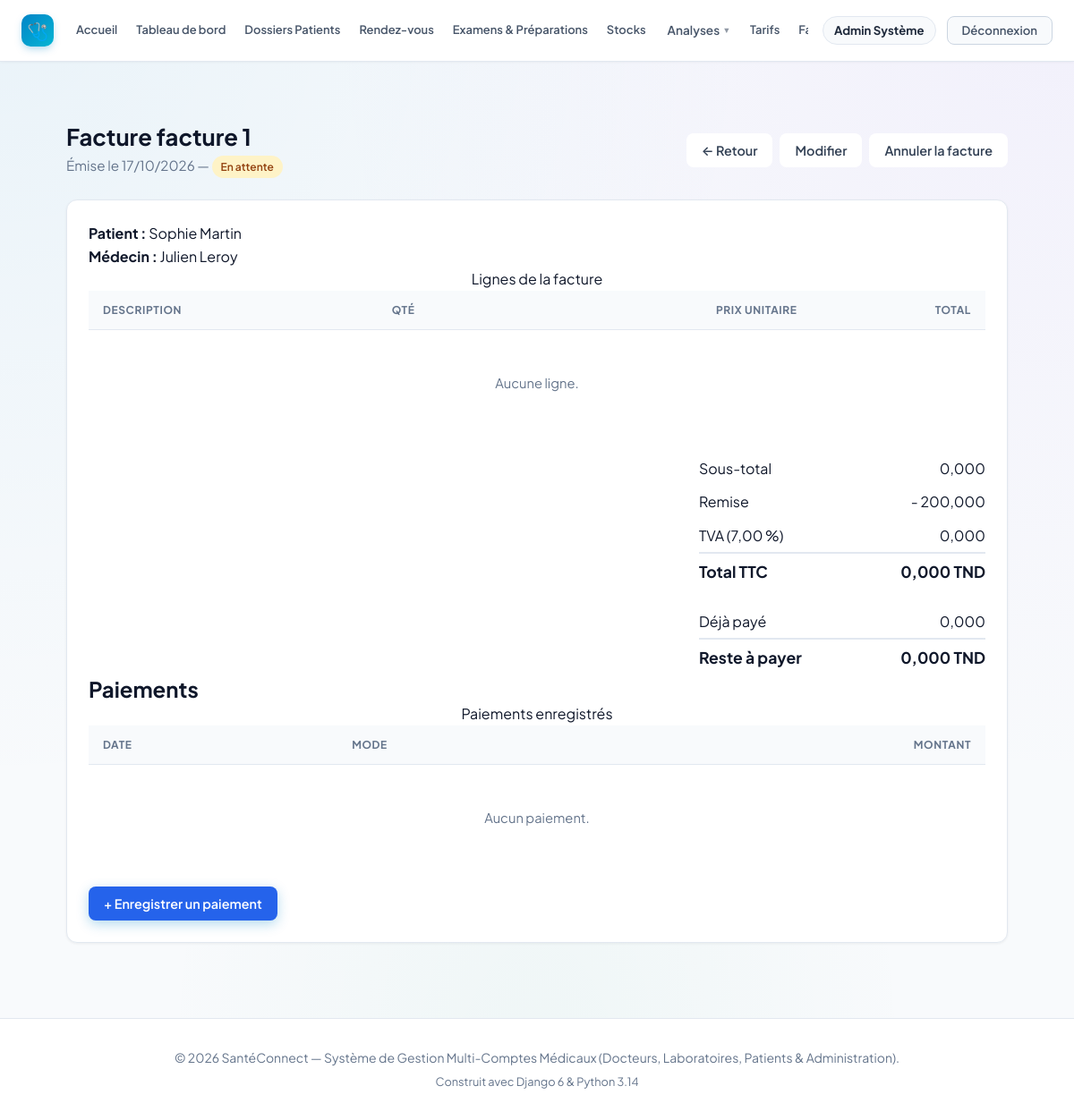
/billing/factures/1/ (signed in), run on an earlier commit of the app's database.
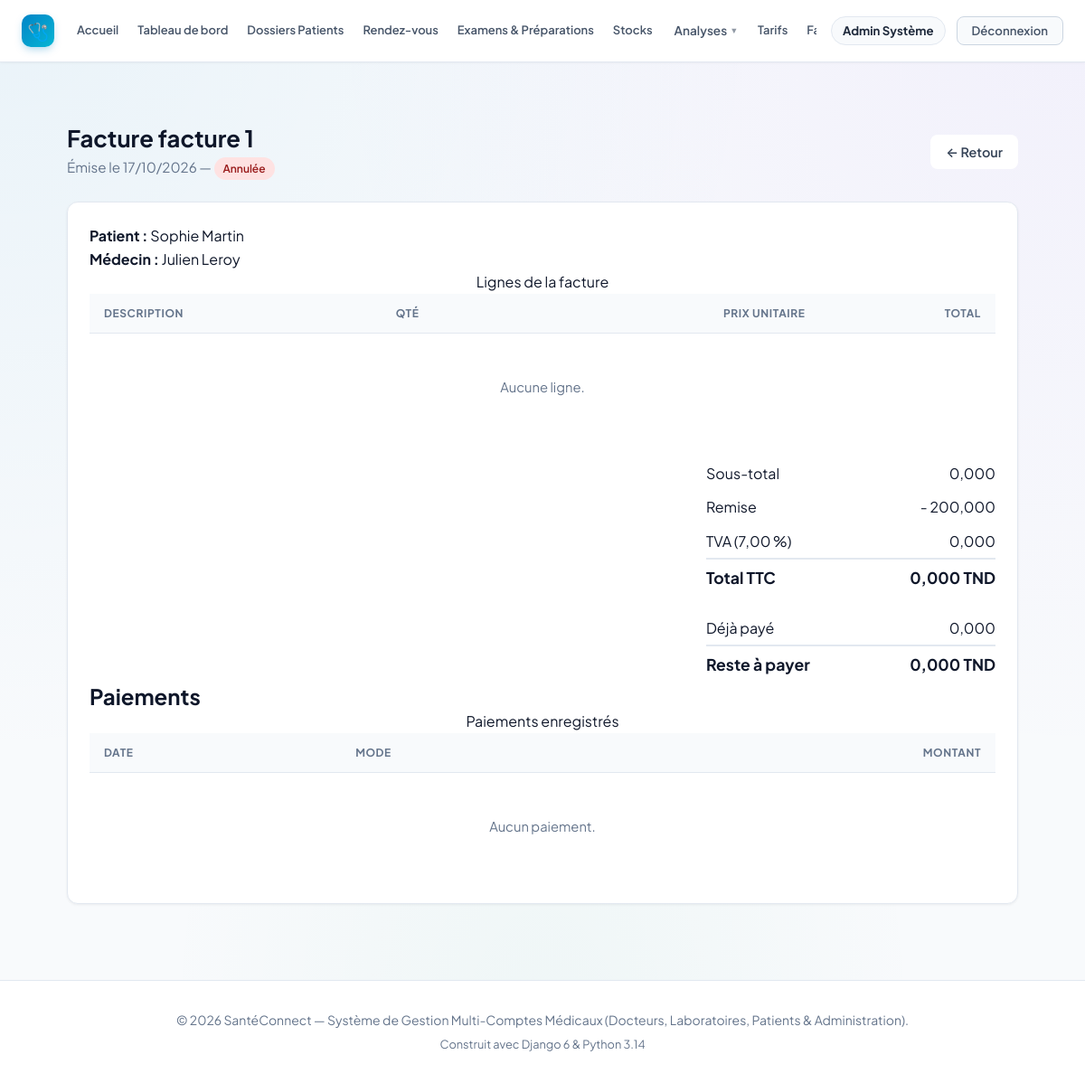
And on a later commit of the database.
### billing/models.py (models this page shows, shortened)
class Facture(models.Model):
    class Statut(models.TextChoices):
        EN_ATTENTE = 'EN_ATTENTE', 'En attente'
        PARTIELLE = 'PARTIELLE', 'Partiellement payée'
        PAYEE = 'PAYEE', 'Payée'
        ANNULEE = 'ANNULEE', 'Annulée'
    numero = models.CharField("Numéro", max_length=20, unique=True, blank=True)
    patient = models.ForeignKey(settings.AUTH_USER_MODEL, on_delete=models.PROTECT,
                                related_name='factures_patient',
                                limit_choices_to={'role': 'PATIENT'})
    medecin = models.ForeignKey(settings.AUTH_USER_MODEL, on_delete=models.PROTECT,
                                related_name='factures_medecin', null=True, blank=True,
                                limit_choices_to={'role': 'DOCTEUR'})
    date_emission = models.DateField("Date d'émission", auto_now_add=True)
    statut = models.CharField("Statut", max_length=20,
                              choices=Statut.choices, default=Statut.EN_ATTENTE)
    remise = models.DecimalField("Remise", max_digits=12, decimal_places=3, default=0)
    tva = models.DecimalField("TVA (%)", max_digits=5, decimal_places=2, default=0)
    class Meta:
        ordering = ['-date_emission', '-id']
    @property
    def sous_total(self):
        return sum((l.total for l in self.lignes.all()), Decimal('0'))
    @property
    def total_ht(self):
        return max(self.sous_total - self.remise, Decimal('0'))
    @property
    def montant_tva(self):
        return (self.total_ht * self.tva / Decimal('100')).quantize(Decimal('0.001'))
    @property
    def total_ttc(self):
        return self.total_ht + self.montant_tva
    def total_paye(self):
        return sum((p.montant for p in self.paiements.all()), Decimal('0'))
    def reste_a_payer(self):
        return self.total_ttc - self.total_paye()

### accounts/models.py (models this page shows, shortened)
class User(AbstractUser):
    class Role(models.TextChoices):
        ADMIN = 'ADMIN', 'Administrateur'
        DOCTEUR = 'DOCTEUR', 'Médecin'
        LABORATOIRE = 'LABORATOIRE', 'Laborantin'
        PATIENT = 'PATIENT', 'Patient'
    role = models.CharField(
        max_length=20,
        choices=Role.choices,
        default=Role.PATIENT,
        verbose_name="Rôle utilisateur"
    )
    phone = models.CharField(max_length=25, blank=True, null=True, verbose_name="Téléphone")
    address = models.CharField(max_length=255, blank=True, null=True, verbose_name="Adresse")
    city = models.CharField(max_length=100, blank=True, null=True, verbose_name="Ville")
    is_verified = models.BooleanField(
        default=False,
        verbose_name="Compte certifié / validé",
        help_text="Coché par l'administrateur pour valider l'activité d'un docteur ou laboratoire."
    )
    objects = CustomUserManager()
    class Meta:
        verbose_name = "Utilisateur"
        verbose_name_plural = "Tous les Utilisateurs"
    @property
    def is_laboratory(self):
        return self.role == self.Role.LABORATOIRE
    @property
    def is_patient(self):
        return self.role == self.Role.PATIENT
    @property
    def is_admin_user(self):
        return self.role == self.Role.ADMIN or self.is_superuser

### billing/views.py (the view)
# urls.py: path('factures/<int:pk>/', views.facture_detail, name='facture_detail'),
@billing_access_required
def facture_detail(request, pk):
    facture = get_object_or_404(factures_visibles(request.user), pk=pk)
    peut_gerer = request.user.is_admin_user or request.user.is_doctor
    return render(request, 'billing/facture_detail.html',
                  {'facture': facture, 'peut_gerer': peut_gerer})

### billing/permissions.py (called while the page is built)
def role_required(test):
    def decorator(view):
        @wraps(view)
        def wrapper(request, *args, **kwargs):
            if not request.user.is_authenticated:
                return redirect_to_login(request.get_full_path())
            if not test(request.user):
                raise PermissionDenied
            return view(request, *args, **kwargs)
        return wrapper
    return decorator

def _is_billing_staff(u):
    return u.is_admin_user or (u.is_doctor and u.is_verified)

def _can_see_billing(u):
    return _is_billing_staff(u) or u.is_patient

def factures_visibles(user):
    from .models import Facture
    qs = Facture.objects.select_related('patient', 'medecin')
    if user.is_admin_user:
        return qs
    if user.is_doctor and user.is_verified:
        return qs.filter(medecin=user)
    if user.is_patient:
        return qs.filter(patient=user)
    return qs.none()

### billing/templates/billing/facture_detail.html (shortened to what this page needs)
{% extends 'base.html' %}
{% load static %}
{% block content %}
<link rel="stylesheet" href="{% static 'billing/billing.css' %}">
<div class="container billing-page">
    <div class="page-header">
        <div>
            <h1>Facture {{ facture.numero }}</h1>
            <p>Émise le {{ facture.date_emission|date:"d/m/Y" }} —
               <span class="badge badge-{{ facture.statut|lower }}">{{ facture.get_statut_display }}</span></p>
        </div>
        <div class="actions">
            <a href="{% url 'facture_list' %}" class="btn btn-light">← Retour</a>
            {% if peut_gerer and facture.statut == 'EN_ATTENTE' %}
            <a href="{% url 'facture_update' facture.pk %}" class="btn btn-light">Modifier</a>
            <form method="post" action="{% url 'facture_cancel' facture.pk %}" style="display:inline"
                  onsubmit="return confirm('Annuler cette facture ?');">
                <button type="submit" class="btn btn-light">Annuler la facture</button>
            </form>
            {% endif %}
        </div>
    </div>
    <div class="card"><div class="card-body">
        <p><strong>Patient :</strong> {{ facture.patient.get_full_name|default:facture.patient.username }}</p>
        {% if facture.medecin %}
        <p><strong>Médecin :</strong> {{ facture.medecin.get_full_name|default:facture.medecin.username }}</p>
        {% endif %}
        <div class="table-wrap">
        <table>
            <caption class="sr-only">Lignes de la facture</caption>
            <thead><tr><th scope="col">Description</th><th scope="col">Qté</th>
                <th scope="col" class="text-right">Prix unitaire</th><th scope="col" class="text-right">Total</th></tr></thead>
            <tbody>
                {% for l in facture.lignes.all %}
                <tr><td>{{ l.description }}</td><td>{{ l.quantite }}</td>
                    <td class="text-right">{{ l.prix_unitaire|floatformat:3 }}</td>
                    <td class="text-right">{{ l.total|floatformat:3 }}</td></tr>
                {% empty %}
                <tr><td colspan="4" class="empty">Aucune ligne.</td></tr>
                {% endfor %}
            </tbody>
        </table>
        </div>
        <div class="totals">
            <div><span>Sous-total</span><span>{{ facture.sous_total|floatformat:3 }}</span></div>
            <div><span>Remise</span><span>- {{ facture.remise|floatformat:3 }}</span></div>
            <div><span>TVA ({{ facture.tva }} %)</span><span>{{ facture.montant_tva|floatformat:3 }}</span></div>
            <div class="grand"><span>Total TTC</span><span>{{ facture.total_ttc|floatformat:3 }} TND</span></div>
        </div>
        <div class="totals">
            <div><span>Déjà payé</span><span>{{ facture.total_paye|floatformat:3 }}</span></div>
            <div class="grand"><span>Reste à payer</span><span>{{ facture.reste_a_payer|floatformat:3 }} TND</span></div>
        </div>
        <h2>Paiements</h2>
        <div class="table-wrap">
        <table>
            <caption class="sr-only">Paiements enregistrés</caption>
            <thead><tr><th scope="col">Date</th><th scope="col">Mode</th><th scope="col" class="text-right">Montant</th></tr></thead>
            <tbody>
            {% for p in facture.paiements.all %}
            <tr><td>{{ p.date_paiement|date:"d/m/Y H:i" }}</td><td>{{ p.get_mode_display }}</td>
                <td class="text-right">{{ p.montant|floatformat:3 }}</td></tr>
            {% empty %}<tr><td colspan="3" class="empty">Aucun paiement.</td></tr>{% endfor %}
            </tbody>
        </table>
        </div>
        {% if peut_gerer and facture.statut != 'ANNULEE' and facture.statut != 'PAYEE' %}
        <p style="margin-top:16px;"><a href="{% url 'paiement_create' facture.pk %}" class="btn btn-primary">+ Enregistrer un paiement</a></p>
        {% endif %}
    </div></div>
</div>
{% endblock %}

What changed in the data, as far as the page shows it:
changed Facture "facture 1": statut "En attente" → "Annulée"
Also different on the page:
text no longer shown: "Modifier Annuler la facture + Enregistrer un paiement"
